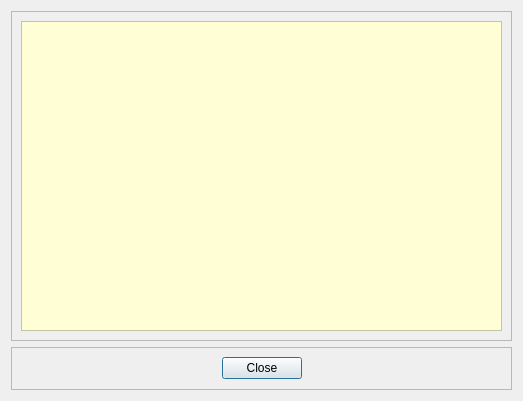
<?xml version="1.0" encoding="UTF-8"?>
<ui version="4.0">
 <class>CInstruction</class>
 <widget class="QDialog" name="CInstruction">
  <property name="geometry">
   <rect>
    <x>0</x>
    <y>0</y>
    <width>523</width>
    <height>401</height>
   </rect>
  </property>
  <property name="windowTitle">
   <string>Instruction</string>
  </property>
  <property name="windowIcon">
   <iconset resource="../vlc-record.qrc">
    <normaloff>:/app/tv</normaloff>:/app/tv</iconset>
  </property>
  <layout class="QVBoxLayout" name="verticalLayout">
   <item>
    <widget class="QFrame" name="frame">
     <property name="frameShape">
      <enum>QFrame::StyledPanel</enum>
     </property>
     <property name="frameShadow">
      <enum>QFrame::Raised</enum>
     </property>
     <layout class="QVBoxLayout" name="verticalLayout_2">
      <item>
       <widget class="QTextBrowser" name="textBrowser">
        <property name="styleSheet">
         <string notr="true">QTextBrowser {    background-color:  rgb(255, 254, 212); 	color: #151515; } </string>
        </property>
       </widget>
      </item>
     </layout>
    </widget>
   </item>
   <item>
    <widget class="QFrame" name="frame_2">
     <property name="sizePolicy">
      <sizepolicy hsizetype="Expanding" vsizetype="Fixed">
       <horstretch>0</horstretch>
       <verstretch>0</verstretch>
      </sizepolicy>
     </property>
     <property name="minimumSize">
      <size>
       <width>0</width>
       <height>43</height>
      </size>
     </property>
     <property name="frameShape">
      <enum>QFrame::StyledPanel</enum>
     </property>
     <property name="frameShadow">
      <enum>QFrame::Raised</enum>
     </property>
     <layout class="QHBoxLayout" name="horizontalLayout">
      <item>
       <spacer name="horizontalSpacer">
        <property name="orientation">
         <enum>Qt::Horizontal</enum>
        </property>
        <property name="sizeHint" stdset="0">
         <size>
          <width>182</width>
          <height>20</height>
         </size>
        </property>
       </spacer>
      </item>
      <item>
       <widget class="QPushButton" name="pushOK">
        <property name="text">
         <string>Close</string>
        </property>
       </widget>
      </item>
      <item>
       <spacer name="horizontalSpacer_2">
        <property name="orientation">
         <enum>Qt::Horizontal</enum>
        </property>
        <property name="sizeHint" stdset="0">
         <size>
          <width>181</width>
          <height>20</height>
         </size>
        </property>
       </spacer>
      </item>
     </layout>
    </widget>
   </item>
  </layout>
 </widget>
 <resources>
  <include location="../vlc-record.qrc"/>
 </resources>
 <connections/>
</ui>
